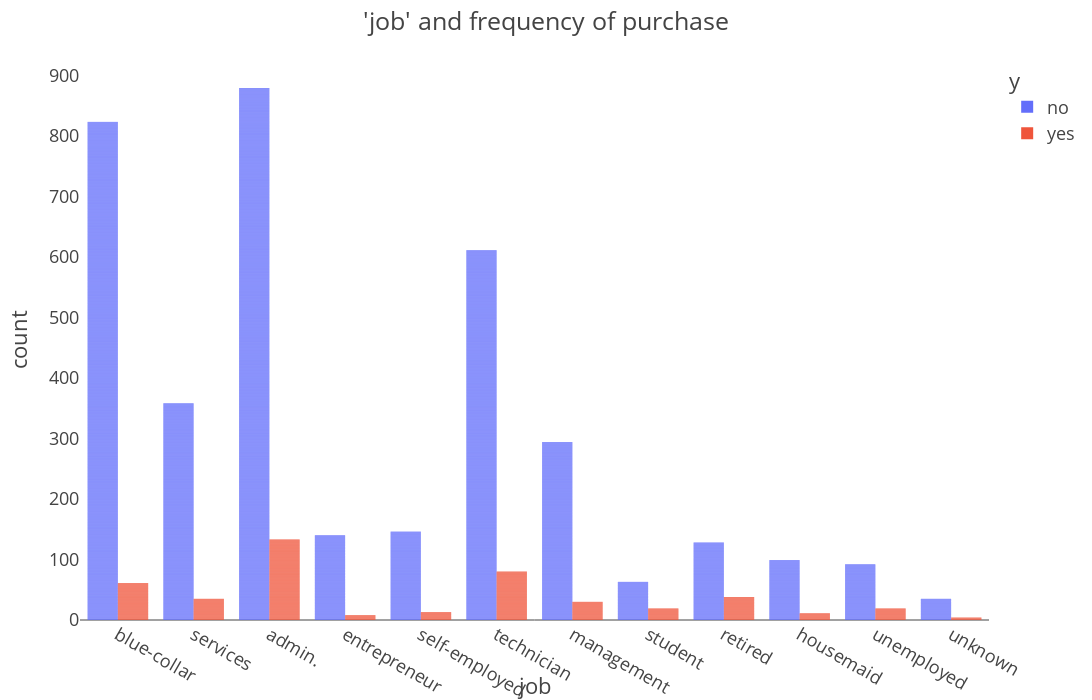

This figure's notebook cell:
### Code cell
## Create a visualization as shown below for variable 'job' and frequency of purchase
fig = px.bar(data, x="job",
              orientation='v',
             color="y",barmode="group"

    )
fig.update_layout(title="'job' and frequency of purchase",
                  autosize=False,
                  width=1500,
                  height=700,
                  template = "presentation",
                  #uniformtext_mode='hide',
     
                )

fig.update_xaxes(showgrid= False)
fig.update_yaxes(showgrid= False)  
#fig.update_layout(hovermode="x unified")

fig.show()

### Figure 1 — Plotly figure (JSON) as saved in the notebook; plotly's stock layout.template omitted (floating-point values rounded to 4 significant figures; data arrays with more than 128 entries replaced by an {"elided": "..."} marker saying what was removed)
{"data": [{"alignmentgroup": "True", "hovertemplate": "y=no<br>job=%{x}<br>count=%{y}<extra></extra>", "legendgroup": "no", "marker": {"color": "#636efa", "pattern": {"shape": ""}}, "name": "no", "offsetgroup": "no", "orientation": "v", "showlegend": true, "textposition": "auto", "type": "bar", "x": {"elided": "3668 str values"}, "xaxis": "x", "y": {"elided": "3668 int values"}, "yaxis": "y"}, {"alignmentgroup": "True", "hovertemplate": "y=yes<br>job=%{x}<br>count=%{y}<extra></extra>", "legendgroup": "yes", "marker": {"color": "#EF553B", "pattern": {"shape": ""}}, "name": "yes", "offsetgroup": "yes", "orientation": "v", "showlegend": true, "textposition": "auto", "type": "bar", "x": {"elided": "451 str values"}, "xaxis": "x", "y": {"elided": "451 int values"}, "yaxis": "y"}], "layout": {"autosize": false, "barmode": "group", "height": 700, "legend": {"title": {"text": "y"}, "tracegroupgap": 0}, "margin": {"t": 60}, "title": {"text": "'job' and frequency of purchase"}, "width": 1500, "xaxis": {"anchor": "y", "domain": [0, 1], "showgrid": false, "title": {"text": "job"}}, "yaxis": {"anchor": "x", "domain": [0, 1], "showgrid": false, "title": {"text": "count"}}}}
